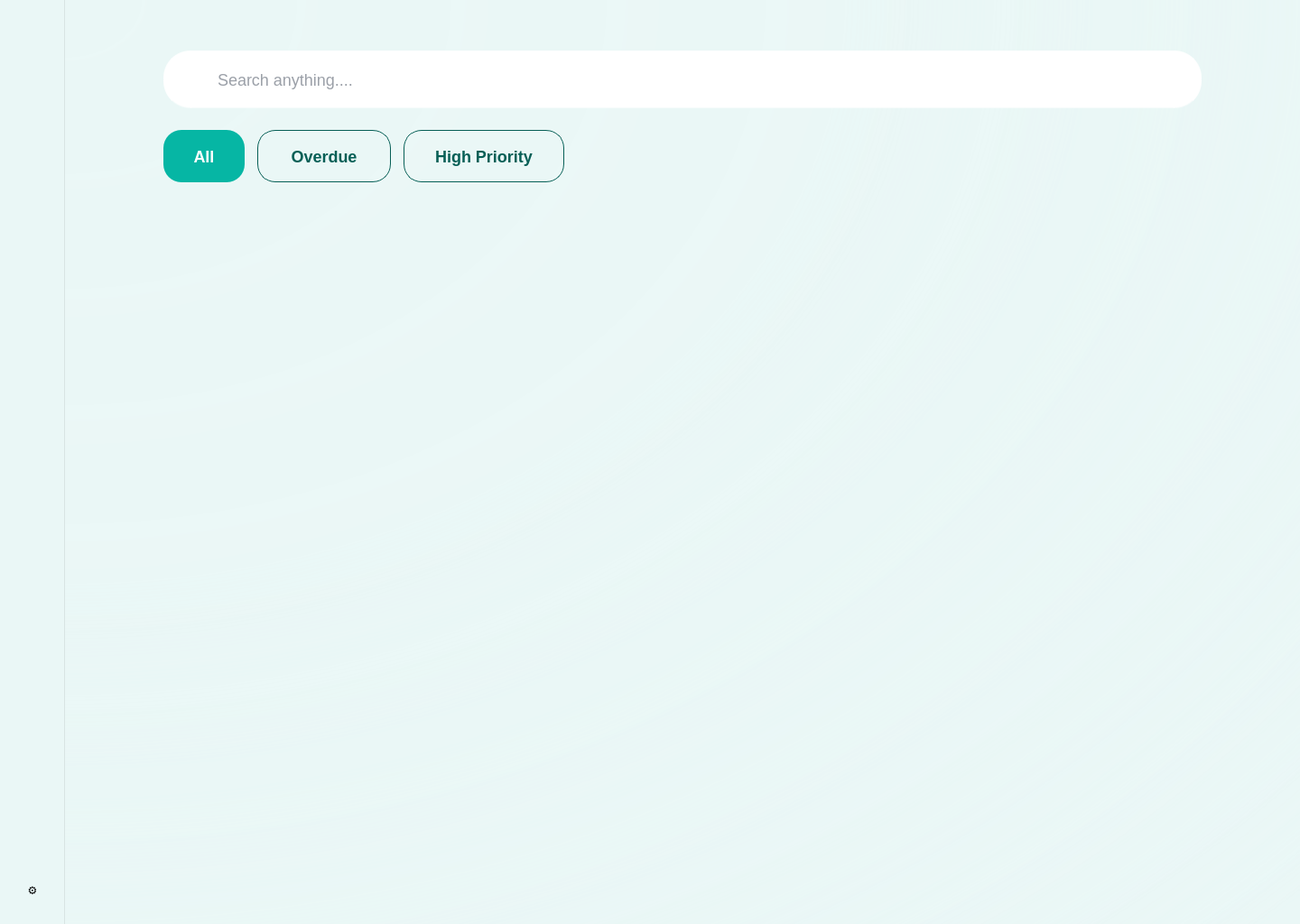
<?xml version="1.0" encoding="UTF-8"?>
<ui version="4.0">
 <class>LearnFlowDesktop</class>
 <widget class="QWidget" name="LearnFlowDesktop">
  <property name="geometry">
   <rect>
    <x>0</x>
    <y>0</y>
    <width>1440</width>
    <height>1024</height>
   </rect>
  </property>
  <property name="windowTitle">
   <string>LearnFlow Desktop</string>
  </property>
  <property name="styleSheet">
   <string notr="true">
QWidget#LearnFlowDesktop {
  background-color: #EAF7F6;
}

QFrame#sidebar {
  background-color: #EAF7F6;
  border-right: 1px solid rgba(0, 0, 0, 0.08);
}

QLabel#sidebarCheckIcon {
  color: #06B6A4;
  font-size: 20px;
}

QPushButton#navHome {
  border: none;
  background: transparent;
  border-image: url(:/home.png) 0 0 0 0 stretch stretch;
  min-height: 142px;
  max-width: 53px;
}

QPushButton#navHome:hover {
  opacity: 0.9;
}

QPushButton#navTasks {
  border: none;
  background: transparent;
  border-image: url(:/nottasks.png) 0 0 0 0 stretch stretch;
  min-height: 144px;
  max-width: 53px;
}

QPushButton#navCalendar {
  border: none;
  background: transparent;
  border-image: url(:/notcalendar.png) 0 0 0 0 stretch stretch;
  min-height: 170px;
  max-width: 53px;
}

QPushButton#navTasks:hover,
QPushButton#navCalendar:hover {
  opacity: 0.9;
}

QPushButton#settingsButton {
  background-color: transparent;
  border: none;
  padding: 4px;
}

QPushButton#settingsButton:hover {
  background-color: rgba(6, 95, 86, 0.1);
  border-radius: 8px;
}

QLabel#profileImage {
  border-radius: 38px;
  background-color: #cccccc;
}

QLabel#greetingHello {
  font-family: 'Roboto Flex';
  font-weight: 900;
  font-size: 80px;
  color: #111111;
}

QLabel#greetingName {
  font-family: 'Patrick Hand';
  font-weight: 400;
  font-size: 55px;
  color: #111111;
}

QLabel#mindLabel {
  font-family: 'Roboto Flex';
  font-weight: 900;
  font-size: 36px;
  color: #111111;
}

QLineEdit#taskInput {
  background: qlineargradient(x1:0, y1:0, x2:0, y2:1,
    stop:0 rgba(255,255,255,0.72),
    stop:1 rgba(255,255,255,0.42));
  border: 1.5px solid rgba(255,255,255,0.92);
  border-bottom-color: rgba(255,255,255,0.55);
  border-radius: 31px;
  padding: 0px 24px;
  font-family: 'Inter';
  font-size: 16px;
  color: #374151;
  min-height: 62px;
  selection-background-color: #06B6A4;
  selection-color: white;
}

QLineEdit#taskInput:hover {
  background: qlineargradient(x1:0, y1:0, x2:0, y2:1,
    stop:0 rgba(255,255,255,0.82),
    stop:1 rgba(255,255,255,0.55));
  border: 1.5px solid rgba(255,255,255,0.98);
}

QLineEdit#taskInput:focus {
  background: qlineargradient(x1:0, y1:0, x2:0, y2:1,
    stop:0 rgba(255,255,255,0.86),
    stop:1 rgba(255,255,255,0.60));
  border: 2px solid rgba(6, 182, 164, 0.55);
}

QPushButton#addButton {
  background-color: #06B6A4;
  color: white;
  border: none;
  border-radius: 31px;
  font-family: 'Manrope';
  font-weight: 800;
  font-size: 30px;
  min-width: 170px;
  min-height: 62px;
  padding: 0px 24px;
}

QPushButton#addButton:hover {
  background-color: #059E8E;
}

QPushButton#addButton:pressed {
  background-color: #048A7C;
}

QLabel#questionMark {
  font-family: 'Pecita';
  font-size: 64px;
  color: #06B6A4;
}

QLabel#tasksHeading {
  font-family: 'Roboto Flex';
  font-weight: 900;
  font-size: 70px;
  color: #065F56;
}

QFrame#cardTotalTasks,
QFrame#cardInProgress,
QFrame#cardProductivity,
QFrame#cardCompleted {
  background: qlineargradient(x1:0, y1:0, x2:0, y2:1,
    stop:0 rgba(255,255,255,0.75),
    stop:1 rgba(255,255,255,0.42));
  border: 1.5px solid rgba(255,255,255,0.92);
  border-bottom-color: rgba(255,255,255,0.50);
  border-radius: 20px;
}

QFrame#cardTotalTasks:hover,
QFrame#cardInProgress:hover,
QFrame#cardProductivity:hover,
QFrame#cardCompleted:hover {
  background: qlineargradient(x1:0, y1:0, x2:0, y2:1,
    stop:0 rgba(255,255,255,0.88),
    stop:1 rgba(255,255,255,0.58));
  border: 1.5px solid rgba(255,255,255,0.98);
}

QLabel#labelTotalTasks,
QLabel#labelInProgress,
QLabel#labelProductivity,
QLabel#labelCompleted {
  font-family: 'Inter';
  font-weight: 400;
  font-size: 14px;
  color: #6A7282;
  background: transparent;
}

QLabel#valueTotalTasks,
QLabel#valueInProgress,
QLabel#valueProductivity,
QLabel#valueCompleted {
  font-family: 'Inter';
  font-weight: 900;
  font-size: 36px;
  color: #111111;
  background: transparent;
}

QFrame#iconContainerBlue {
  background-color: #DBEAFE;
  border-radius: 14px;
  min-width: 48px;
  min-height: 48px;
  max-width: 48px;
  max-height: 48px;
}

QFrame#iconContainerOrange {
  background-color: #FFEDD4;
  border-radius: 14px;
  min-width: 48px;
  min-height: 48px;
  max-width: 48px;
  max-height: 48px;
}

QFrame#iconContainerPurple {
  background-color: #F3E8FF;
  border-radius: 14px;
  min-width: 48px;
  min-height: 48px;
  max-width: 48px;
  max-height: 48px;
}

QFrame#iconContainerGreen {
  background-color: #DCFCE7;
  border-radius: 14px;
  min-width: 48px;
  min-height: 48px;
  max-width: 48px;
  max-height: 48px;
}

QLabel#iconTotalTasks {
  color: #155DFC;
  font-weight: 900;
  font-size: 24px;
  background: transparent;
}

QLabel#iconInProgress {
  color: #F54900;
  font-weight: 900;
  font-size: 24px;
  background: transparent;
}

QLabel#iconProductivity {
  color: #9810FA;
  font-weight: 900;
  font-size: 24px;
  background: transparent;
}

QLabel#iconCompleted {
  color: #00A63E;
  font-weight: 900;
  font-size: 24px;
  background: transparent;
}

QStackedWidget#contentStack {
  background: transparent;
}

QWidget#homePage,
QWidget#tasksPage,
QWidget#calendarPage {
  background: transparent;
}

QLabel#tasksPageTitle,
QLabel#calendarPageTitle {
  font-family: 'Roboto Flex';
  font-weight: 900;
  font-size: 70px;
  color: #065F56;
}

QLabel#homeBackground,
QLabel#tasksBackground,
QLabel#calendarBackground {
  background-image: url(:/BackgroundPattern.png);
  background-repeat: repeat;
}

QLabel#homeFadeOverlay,
QLabel#tasksFadeOverlay,
QLabel#calendarFadeOverlay {
  background: qradialgradient(cx:0, cy:0, radius:1.4, fx:0, fy:0, stop:0 rgba(234, 247, 246, 255), stop:0.45 rgba(234, 247, 246, 250), stop:0.8 rgba(234, 247, 246, 120), stop:1 rgba(234, 247, 246, 0));
}

QScrollBar:vertical {
  background: transparent;
  width: 8px;
  margin: 0;
}

QScrollBar::handle:vertical {
  background: rgba(6, 95, 86, 0.3);
  border-radius: 4px;
  min-height: 30px;
}

QScrollBar::handle:vertical:hover {
  background: rgba(6, 95, 86, 0.5);
}

QScrollBar::add-line:vertical,
QScrollBar::sub-line:vertical {
  height: 0;
}
   
/* Tasks Page */
QLineEdit#tasksSearchBar {
  background: qlineargradient(x1:0, y1:0, x2:0, y2:1,
    stop:0 rgba(255,255,255,0.72),
    stop:1 rgba(255,255,255,0.42));
  border: 1.5px solid rgba(255,255,255,0.92);
  border-bottom-color: rgba(255,255,255,0.55);
  border-radius: 30px;
  padding: 0px 24px 0px 56px;
  font-family: 'Inter';
  font-size: 18px;
  color: #374151;
  min-height: 60px;
  selection-background-color: #06B6A4;
  selection-color: white;
}
QLineEdit#tasksSearchBar:hover {
  background: qlineargradient(x1:0, y1:0, x2:0, y2:1,
    stop:0 rgba(255,255,255,0.82),
    stop:1 rgba(255,255,255,0.55));
  border: 1.5px solid rgba(255,255,255,0.98);
}
QLineEdit#tasksSearchBar:focus {
  background: qlineargradient(x1:0, y1:0, x2:0, y2:1,
    stop:0 rgba(255,255,255,0.86),
    stop:1 rgba(255,255,255,0.60));
  border: 2px solid rgba(6, 182, 164, 0.55);
}
QLabel#tasksSearchIcon {
  background: transparent;
}
QPushButton#filterAll {
  background-color: #06B6A4;
  border: none;
  border-radius: 20px;
  color: white;
  font-family: 'Inter';
  font-size: 18px;
  font-weight: 700;
  padding: 5px 20px;
  min-height: 16px;
}
QPushButton#filterAll:hover {
  background-color: #059E8E;
}
QPushButton#filterOverdue, QPushButton#filterHighPriority {
  background-color: transparent;
  border: 1px solid #065F56;
  border-radius: 20px;
  color: #065F56;
  font-family: 'Inter';
  font-size: 18px;
  font-weight: 600;
  padding: 5px 20px;
  min-height: 16px;
}
QPushButton#filterOverdue:hover, QPushButton#filterHighPriority:hover {
  background-color: rgba(6, 182, 164, 0.1);
}
QPushButton#filterOverdue:checked, QPushButton#filterHighPriority:checked {
  background-color: #06B6A4;
  border: none;
  color: white;
}
/* Calendar Arrows */
QPushButton#calBtnPrev, QPushButton#calBtnNext {
  border: none;
  background-color: transparent;
  border-radius: 28px;
}
QPushButton#calBtnPrev:hover, QPushButton#calBtnNext:hover {
  background-color: rgba(6, 182, 164, 0.12);
}
</string>
  </property>
  <widget class="QFrame" name="sidebar">
   <property name="geometry">
    <rect>
     <x>0</x>
     <y>0</y>
     <width>72</width>
     <height>1024</height>
    </rect>
   </property>
   <property name="frameShape">
    <enum>QFrame::Shape::NoFrame</enum>
   </property>
   <widget class="QLabel" name="sidebarCheckIcon">
    <property name="geometry">
     <rect>
      <x>16</x>
      <y>24</y>
      <width>40</width>
      <height>40</height>
     </rect>
    </property>
    <property name="text">
     <string/>
    </property>
    <property name="pixmap">
     <pixmap resource="resources.qrc">:/sidebarTopCheck.png</pixmap>
    </property>
    <property name="scaledContents">
     <bool>true</bool>
    </property>
    <property name="alignment">
     <set>Qt::AlignmentFlag::AlignCenter</set>
    </property>
   </widget>
   <widget class="QPushButton" name="navHome">
    <property name="geometry">
     <rect>
      <x>10</x>
      <y>96</y>
      <width>53</width>
      <height>142</height>
     </rect>
    </property>
    <property name="text">
     <string/>
    </property>
   </widget>
   <widget class="QPushButton" name="navTasks">
    <property name="geometry">
     <rect>
      <x>10</x>
      <y>267</y>
      <width>53</width>
      <height>144</height>
     </rect>
    </property>
    <property name="text">
     <string/>
    </property>
   </widget>
   <widget class="QPushButton" name="navCalendar">
    <property name="geometry">
     <rect>
      <x>10</x>
      <y>438</y>
      <width>53</width>
      <height>170</height>
     </rect>
    </property>
    <property name="text">
     <string/>
    </property>
   </widget>
   <widget class="QPushButton" name="settingsButton">
    <property name="geometry">
     <rect>
      <x>16</x>
      <y>966</y>
      <width>40</width>
      <height>40</height>
     </rect>
    </property>
    <property name="text">
     <string>⚙</string>
    </property>
    <property name="flat">
     <bool>true</bool>
    </property>
   </widget>
  </widget>
  <widget class="QStackedWidget" name="contentStack">
   <property name="geometry">
    <rect>
     <x>72</x>
     <y>0</y>
     <width>1368</width>
     <height>1024</height>
    </rect>
   </property>
   <property name="currentIndex">
    <number>1</number>
   </property>
   <widget class="QWidget" name="homePage">
    <widget class="QLabel" name="homeBackground">
     <property name="geometry">
      <rect>
       <x>0</x>
       <y>0</y>
       <width>1368</width>
       <height>1024</height>
      </rect>
     </property>
    </widget>
    <widget class="QLabel" name="homeFadeOverlay">
     <property name="geometry">
      <rect>
       <x>0</x>
       <y>0</y>
       <width>1368</width>
       <height>1024</height>
      </rect>
     </property>
    </widget>
    <widget class="QLabel" name="profileImage">
     <property name="geometry">
      <rect>
       <x>48</x>
       <y>68</y>
       <width>76</width>
       <height>76</height>
      </rect>
     </property>
     <property name="text">
      <string/>
     </property>
     <property name="pixmap">
      <pixmap resource="resources.qrc">:/profileImage.png</pixmap>
     </property>
     <property name="scaledContents">
      <bool>true</bool>
     </property>
    </widget>
    <widget class="QLabel" name="greetingHello">
     <property name="geometry">
      <rect>
       <x>138</x>
       <y>56</y>
       <width>260</width>
       <height>90</height>
      </rect>
     </property>
     <property name="text">
      <string>Hello,</string>
     </property>
     <property name="alignment">
      <set>Qt::AlignmentFlag::AlignLeading|Qt::AlignmentFlag::AlignLeft|Qt::AlignmentFlag::AlignVCenter</set>
     </property>
    </widget>
    <widget class="QLabel" name="greetingName">
     <property name="geometry">
      <rect>
       <x>360</x>
       <y>60</y>
       <width>400</width>
       <height>90</height>
      </rect>
     </property>
     <property name="text">
      <string> Ahmed Hagag</string>
     </property>
     <property name="alignment">
      <set>Qt::AlignmentFlag::AlignLeading|Qt::AlignmentFlag::AlignLeft|Qt::AlignmentFlag::AlignVCenter</set>
     </property>
    </widget>
    <widget class="QLabel" name="mindLabel">
     <property name="geometry">
      <rect>
       <x>48</x>
       <y>171</y>
       <width>600</width>
       <height>50</height>
      </rect>
     </property>
     <property name="text">
      <string>What's On Your Mind?</string>
     </property>
     <property name="alignment">
      <set>Qt::AlignmentFlag::AlignLeading|Qt::AlignmentFlag::AlignLeft|Qt::AlignmentFlag::AlignVCenter</set>
     </property>
    </widget>
    <widget class="QLineEdit" name="taskInput">
     <property name="geometry">
      <rect>
       <x>48</x>
       <y>245</y>
       <width>581</width>
       <height>66</height>
      </rect>
     </property>
     <property name="placeholderText">
      <string>Type a task...</string>
     </property>
    </widget>
    <widget class="QPushButton" name="addButton">
     <property name="geometry">
      <rect>
       <x>640</x>
       <y>240</y>
       <width>218</width>
       <height>64</height>
      </rect>
     </property>
     <property name="cursor">
      <cursorShape>PointingHandCursor</cursorShape>
     </property>
     <property name="text">
      <string>Add ↵</string>
     </property>
    </widget>
    <widget class="QLabel" name="tasksHeading">
     <property name="geometry">
      <rect>
       <x>48</x>
       <y>346</y>
       <width>446</width>
       <height>112</height>
      </rect>
     </property>
     <property name="text">
      <string>Tasks</string>
     </property>
     <property name="alignment">
      <set>Qt::AlignmentFlag::AlignLeading|Qt::AlignmentFlag::AlignLeft|Qt::AlignmentFlag::AlignVCenter</set>
     </property>
    </widget>
    <widget class="QFrame" name="cardTotalTasks">
     <property name="geometry">
      <rect>
       <x>1108</x>
       <y>370</y>
       <width>200</width>
       <height>100</height>
      </rect>
     </property>
     <property name="frameShape">
      <enum>QFrame::Shape::NoFrame</enum>
     </property>
     <widget class="QLabel" name="labelTotalTasks">
      <property name="geometry">
       <rect>
        <x>24</x>
        <y>24</y>
        <width>100</width>
        <height>20</height>
       </rect>
      </property>
      <property name="text">
       <string>Total Tasks</string>
      </property>
     </widget>
     <widget class="QLabel" name="valueTotalTasks">
      <property name="geometry">
       <rect>
        <x>24</x>
        <y>52</y>
        <width>80</width>
        <height>36</height>
       </rect>
      </property>
      <property name="text">
       <string>24</string>
      </property>
     </widget>
     <widget class="QFrame" name="iconContainerBlue">
      <property name="geometry">
       <rect>
        <x>140</x>
        <y>24</y>
        <width>48</width>
        <height>48</height>
       </rect>
      </property>
      <property name="frameShape">
       <enum>QFrame::Shape::NoFrame</enum>
      </property>
      <widget class="QLabel" name="iconTotalTasks">
       <property name="geometry">
        <rect>
         <x>12</x>
         <y>12</y>
         <width>24</width>
         <height>24</height>
        </rect>
       </property>
       <property name="text">
        <string>○</string>
       </property>
       <property name="alignment">
        <set>Qt::AlignmentFlag::AlignCenter</set>
       </property>
      </widget>
     </widget>
    </widget>
    <widget class="QFrame" name="cardInProgress">
     <property name="geometry">
      <rect>
       <x>1108</x>
       <y>490</y>
       <width>200</width>
       <height>100</height>
      </rect>
     </property>
     <property name="frameShape">
      <enum>QFrame::Shape::NoFrame</enum>
     </property>
     <widget class="QLabel" name="labelInProgress">
      <property name="geometry">
       <rect>
        <x>24</x>
        <y>24</y>
        <width>100</width>
        <height>20</height>
       </rect>
      </property>
      <property name="text">
       <string>In Progress</string>
      </property>
     </widget>
     <widget class="QLabel" name="valueInProgress">
      <property name="geometry">
       <rect>
        <x>24</x>
        <y>52</y>
        <width>80</width>
        <height>36</height>
       </rect>
      </property>
      <property name="text">
       <string>6</string>
      </property>
     </widget>
     <widget class="QFrame" name="iconContainerOrange">
      <property name="geometry">
       <rect>
        <x>140</x>
        <y>24</y>
        <width>48</width>
        <height>48</height>
       </rect>
      </property>
      <property name="frameShape">
       <enum>QFrame::Shape::NoFrame</enum>
      </property>
      <widget class="QLabel" name="iconInProgress">
       <property name="geometry">
        <rect>
         <x>12</x>
         <y>12</y>
         <width>24</width>
         <height>24</height>
        </rect>
       </property>
       <property name="text">
        <string>⏱</string>
       </property>
       <property name="alignment">
        <set>Qt::AlignmentFlag::AlignCenter</set>
       </property>
      </widget>
     </widget>
    </widget>
    <widget class="QFrame" name="cardProductivity">
     <property name="geometry">
      <rect>
       <x>1108</x>
       <y>610</y>
       <width>200</width>
       <height>100</height>
      </rect>
     </property>
     <property name="frameShape">
      <enum>QFrame::Shape::NoFrame</enum>
     </property>
     <widget class="QLabel" name="labelProductivity">
      <property name="geometry">
       <rect>
        <x>24</x>
        <y>24</y>
        <width>100</width>
        <height>20</height>
       </rect>
      </property>
      <property name="text">
       <string>Productivity</string>
      </property>
     </widget>
     <widget class="QLabel" name="valueProductivity">
      <property name="geometry">
       <rect>
        <x>24</x>
        <y>52</y>
        <width>80</width>
        <height>36</height>
       </rect>
      </property>
      <property name="text">
       <string>75</string>
      </property>
     </widget>
     <widget class="QFrame" name="iconContainerPurple">
      <property name="geometry">
       <rect>
        <x>140</x>
        <y>24</y>
        <width>48</width>
        <height>48</height>
       </rect>
      </property>
      <property name="frameShape">
       <enum>QFrame::Shape::NoFrame</enum>
      </property>
      <widget class="QLabel" name="iconProductivity">
       <property name="geometry">
        <rect>
         <x>12</x>
         <y>12</y>
         <width>24</width>
         <height>24</height>
        </rect>
       </property>
       <property name="text">
        <string>📈</string>
       </property>
       <property name="alignment">
        <set>Qt::AlignmentFlag::AlignCenter</set>
       </property>
      </widget>
     </widget>
    </widget>
    <widget class="QFrame" name="cardCompleted">
     <property name="geometry">
      <rect>
       <x>1108</x>
       <y>730</y>
       <width>200</width>
       <height>100</height>
      </rect>
     </property>
     <property name="frameShape">
      <enum>QFrame::Shape::NoFrame</enum>
     </property>
     <widget class="QLabel" name="labelCompleted">
      <property name="geometry">
       <rect>
        <x>24</x>
        <y>24</y>
        <width>100</width>
        <height>20</height>
       </rect>
      </property>
      <property name="text">
       <string>Completed</string>
      </property>
     </widget>
     <widget class="QLabel" name="valueCompleted">
      <property name="geometry">
       <rect>
        <x>24</x>
        <y>52</y>
        <width>80</width>
        <height>36</height>
       </rect>
      </property>
      <property name="text">
       <string>18</string>
      </property>
     </widget>
     <widget class="QFrame" name="iconContainerGreen">
      <property name="geometry">
       <rect>
        <x>140</x>
        <y>24</y>
        <width>48</width>
        <height>48</height>
       </rect>
      </property>
      <property name="frameShape">
       <enum>QFrame::Shape::NoFrame</enum>
      </property>
      <widget class="QLabel" name="iconCompleted">
       <property name="geometry">
        <rect>
         <x>12</x>
         <y>12</y>
         <width>24</width>
         <height>24</height>
        </rect>
       </property>
       <property name="text">
        <string>✓</string>
       </property>
       <property name="alignment">
        <set>Qt::AlignmentFlag::AlignCenter</set>
       </property>
      </widget>
     </widget>
    </widget>
   </widget>
   <widget class="QWidget" name="tasksPage">
    <widget class="QLabel" name="tasksBackground">
     <property name="geometry">
      <rect>
       <x>0</x>
       <y>0</y>
       <width>1368</width>
       <height>1024</height>
      </rect>
     </property>
    </widget>
    <widget class="QLabel" name="tasksFadeOverlay">
     <property name="geometry">
      <rect>
       <x>0</x>
       <y>0</y>
       <width>1368</width>
       <height>1024</height>
      </rect>
     </property>
    </widget>
    <widget class="QLineEdit" name="tasksSearchBar">
     <property name="geometry">
      <rect>
       <x>109</x>
       <y>56</y>
       <width>1150</width>
       <height>64</height>
      </rect>
     </property>
     <property name="placeholderText">
      <string>Search anything....</string>
     </property>
    </widget>
    <widget class="QLabel" name="tasksSearchIcon">
     <property name="geometry">
      <rect>
       <x>134</x>
       <y>72</y>
       <width>28</width>
       <height>28</height>
      </rect>
     </property>
     <property name="pixmap">
      <pixmap resource="resources.qrc">:/search.png</pixmap>
     </property>
     <property name="scaledContents">
      <bool>true</bool>
     </property>
     <property name="alignment">
      <set>Qt::AlignmentFlag::AlignCenter</set>
     </property>
    </widget>
    <widget class="QPushButton" name="filterAll">
     <property name="geometry">
      <rect>
       <x>109</x>
       <y>144</y>
       <width>90</width>
       <height>58</height>
      </rect>
     </property>
     <property name="cursor">
      <cursorShape>PointingHandCursor</cursorShape>
     </property>
     <property name="text">
      <string>All</string>
     </property>
     <property name="checkable">
      <bool>true</bool>
     </property>
     <property name="checked">
      <bool>true</bool>
     </property>
    </widget>
    <widget class="QPushButton" name="filterOverdue">
     <property name="geometry">
      <rect>
       <x>213</x>
       <y>144</y>
       <width>148</width>
       <height>58</height>
      </rect>
     </property>
     <property name="cursor">
      <cursorShape>PointingHandCursor</cursorShape>
     </property>
     <property name="text">
      <string>Overdue</string>
     </property>
     <property name="checkable">
      <bool>true</bool>
     </property>
    </widget>
    <widget class="QPushButton" name="filterHighPriority">
     <property name="geometry">
      <rect>
       <x>375</x>
       <y>144</y>
       <width>178</width>
       <height>58</height>
      </rect>
     </property>
     <property name="cursor">
      <cursorShape>PointingHandCursor</cursorShape>
     </property>
     <property name="text">
      <string>High Priority</string>
     </property>
     <property name="checkable">
      <bool>true</bool>
     </property>
    </widget>
   </widget>
   <widget class="QWidget" name="calendarPage">
    <widget class="QLabel" name="calendarBackground">
     <property name="geometry">
      <rect>
       <x>0</x>
       <y>0</y>
       <width>1368</width>
       <height>1024</height>
      </rect>
     </property>
    </widget>
    <widget class="QLabel" name="calendarFadeOverlay">
     <property name="geometry">
      <rect>
       <x>0</x>
       <y>0</y>
       <width>1368</width>
       <height>1024</height>
      </rect>
     </property>
    </widget>
    <widget class="QLabel" name="calendarPageTitle">
     <property name="geometry">
      <rect>
       <x>109</x>
       <y>56</y>
       <width>820</width>
       <height>100</height>
      </rect>
     </property>
     <property name="text">
      <string>&lt;html&gt;&lt;head/&gt;&lt;body&gt;&lt;p&gt;&lt;span style=&quot; font-family:'Inter'; font-size:70px; font-weight:700; color:#06B6A4; letter-spacing:-2px;&quot;&gt;Calendar&lt;/span&gt;&lt;span style=&quot; font-family:'Inter'; font-size:70px; font-weight:500; color:#7B8185; letter-spacing:-2px;&quot;&gt; 20 Feb&lt;/span&gt;&lt;/p&gt;&lt;/body&gt;&lt;/html&gt;</string>
     </property>
     <property name="textFormat">
      <enum>Qt::TextFormat::RichText</enum>
     </property>
     <property name="alignment">
      <set>Qt::AlignmentFlag::AlignLeading|Qt::AlignmentFlag::AlignLeft|Qt::AlignmentFlag::AlignVCenter</set>
     </property>
    </widget>
    <widget class="QPushButton" name="calBtnPrev">
     <property name="geometry">
      <rect>
       <x>96</x>
       <y>163</y>
       <width>60</width>
       <height>60</height>
      </rect>
     </property>
     <property name="cursor">
      <cursorShape>PointingHandCursor</cursorShape>
     </property>
     <property name="text">
      <string/>
     </property>
     <property name="icon">
      <iconset resource="resources.qrc">
       <normaloff>:/left_arrow.png</normaloff>:/left_arrow.png</iconset>
     </property>
     <property name="iconSize">
      <size>
       <width>36</width>
       <height>36</height>
      </size>
     </property>
    </widget>
    <widget class="QPushButton" name="calBtnNext">
     <property name="geometry">
      <rect>
       <x>1212</x>
       <y>163</y>
       <width>60</width>
       <height>60</height>
      </rect>
     </property>
     <property name="cursor">
      <cursorShape>PointingHandCursor</cursorShape>
     </property>
     <property name="text">
      <string/>
     </property>
     <property name="icon">
      <iconset resource="resources.qrc">
       <normaloff>:/right_arrow.png</normaloff>:/right_arrow.png</iconset>
     </property>
     <property name="iconSize">
      <size>
       <width>36</width>
       <height>36</height>
      </size>
     </property>
    </widget>
   </widget>
  </widget>
 </widget>
 <resources>
  <include location="resources.qrc"/>
 </resources>
 <connections/>
</ui>
